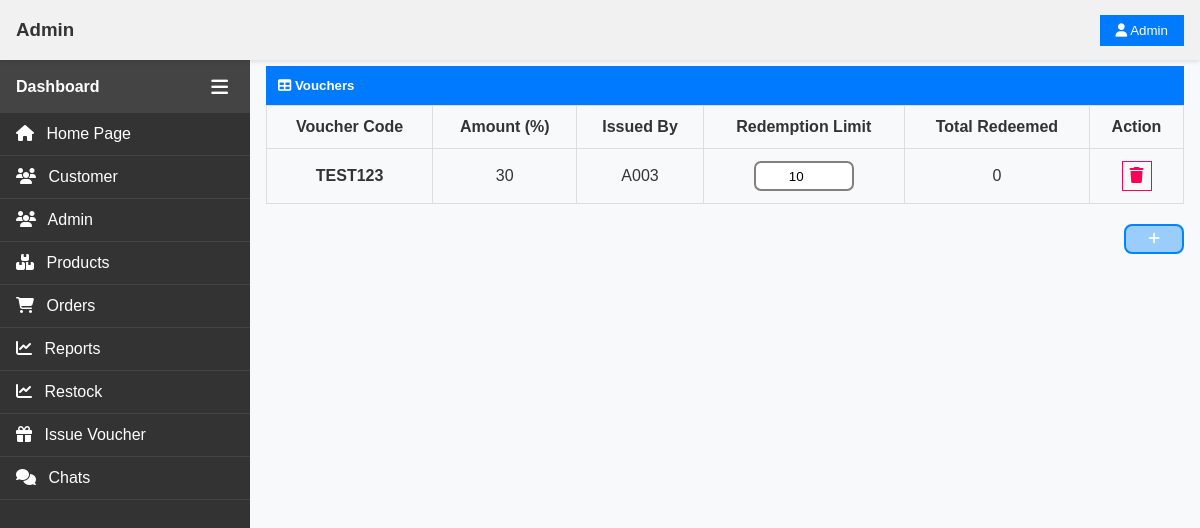
/pages/admin/issueVoucher.php (signed in), run on an earlier commit of the app's database.
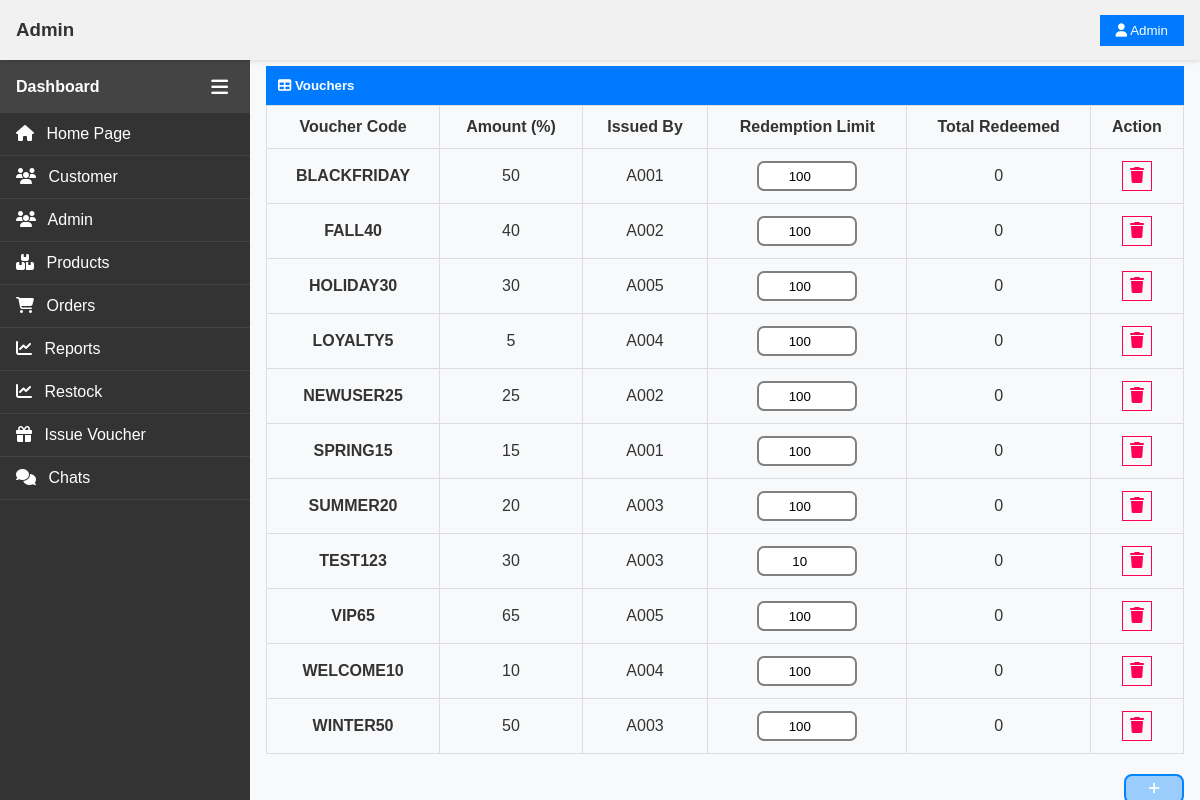
And on a later commit of the database.
### tables this page shows
CREATE TABLE `vouchers` (
  `voucherCode` varchar(15) NOT NULL,
  `amount` int(3) NOT NULL,
  `issuedBy` varchar(10) NOT NULL,
  `allowedUsage` int(10) NOT NULL,
  `totalUsage` int(10) NOT NULL DEFAULT 0
);

### pages/admin/issueVoucher.php (the view, shortened to what this page needs)
<?php
require '../../_base.php';
require  "main.php";
$stm = $_db->prepare("Select * from vouchers");
$stm->execute();
$vouchers = $stm->fetchAll();
?>
<div class="main-content">
<table class="tb">
        <div class="tb-title">
                <h5 style="margin: 0;"><i class="fas fa-table"></i> Vouchers </h5>
        </div>
        <thead>
            <tr>
            <th class="th discount">Voucher Code</th>
            <th class="th discount">Amount (%)</th>
            <th class="th discount">Issued By</th>
            <th class="th discount">Redemption Limit</th>
            <th class="th discount">Total Redeemed</th>
            <th class="th discount">Action</th>
            </tr>
        </thead>
        <tbody>
            <?php foreach($vouchers as $vc): ?>
                <tr>
                    <td class="td"><?= $vc->voucherCode ?></td>
                    <td class="td"><?= $vc->amount ?></td>
                    <td class="td"><?= $vc->issuedBy ?></td>
                    <td class="td">
                        <input type="number" min="<?= $vc->totalUsage ?>" step="1" value="<?= $vc->allowedUsage ?>" data-id="<?= $vc->voucherCode ?>">
                    </td>
                    <td class="td"><?= $vc->totalUsage ?></td>
                    <td class="td"><i class="fas fa-trash" data-code="<?= $vc->voucherCode ?>"></i></td>
                </tr>
            <?php endforeach ?>
        </tbody>
</table>
<button class="addVoucher"><i class="fas fa-plus"></i></button>
</div>
<?php
require '../../admin_foot.php';
?>

What changed in the data, as far as the page shows it:
added vouchers: voucherCode "BLACKFRIDAY", amount "50", issuedBy "A001", allowedUsage "100", totalUsage "0"
added vouchers: voucherCode "FALL40", amount "40", issuedBy "A002", allowedUsage "100", totalUsage "0"
added vouchers: voucherCode "HOLIDAY30", amount "30", issuedBy "A005", allowedUsage "100", totalUsage "0"
added vouchers: voucherCode "LOYALTY5", amount "5", issuedBy "A004", allowedUsage "100", totalUsage "0"
added vouchers: voucherCode "NEWUSER25", amount "25", issuedBy "A002", allowedUsage "100", totalUsage "0"
added vouchers: voucherCode "SPRING15", amount "15", issuedBy "A001", allowedUsage "100", totalUsage "0"
added vouchers: voucherCode "SUMMER20", amount "20", issuedBy "A003", allowedUsage "100", totalUsage "0"
added vouchers: voucherCode "VIP65", amount "65", issuedBy "A005", allowedUsage "100", totalUsage "0"
added vouchers: voucherCode "WELCOME10", amount "10", issuedBy "A004", allowedUsage "100", totalUsage "0"
added vouchers: voucherCode "WINTER50", amount "50", issuedBy "A003", allowedUsage "100", totalUsage "0"
